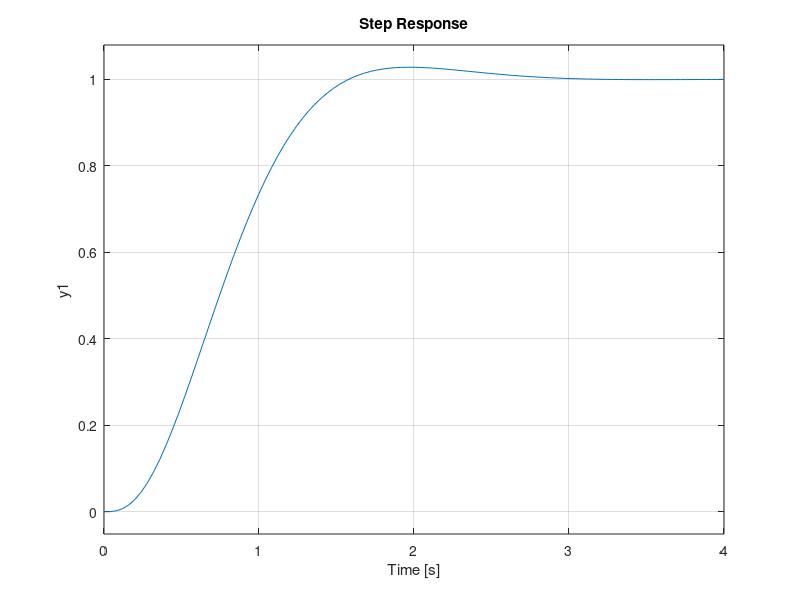

MATLAB code for this plot:

a = 100;
A = [0, 1, 0; 0, 0, 1; 0, -a, -a - 1];
B = [0; 0; a];
C = [1, 0, 0];

poles = [-2+2i, -2-2i, -4];
K = place(A, B, poles);

k_r = -1 / (C * inv(A - B * K) * B);

sys = ss(A - B * K, B * k_r, C, 0);

step(sys);